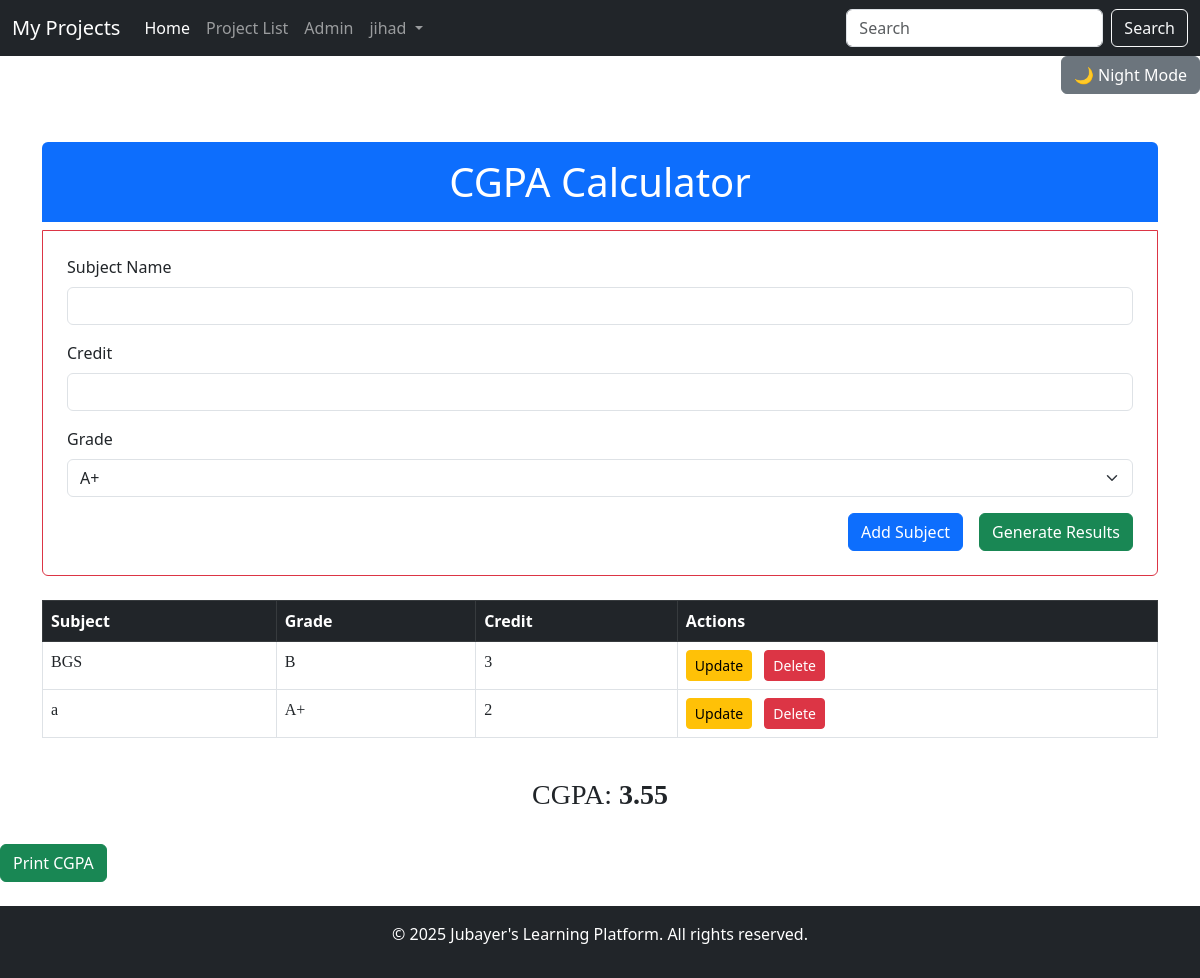
The app's page /cg/ (signed in), older data.
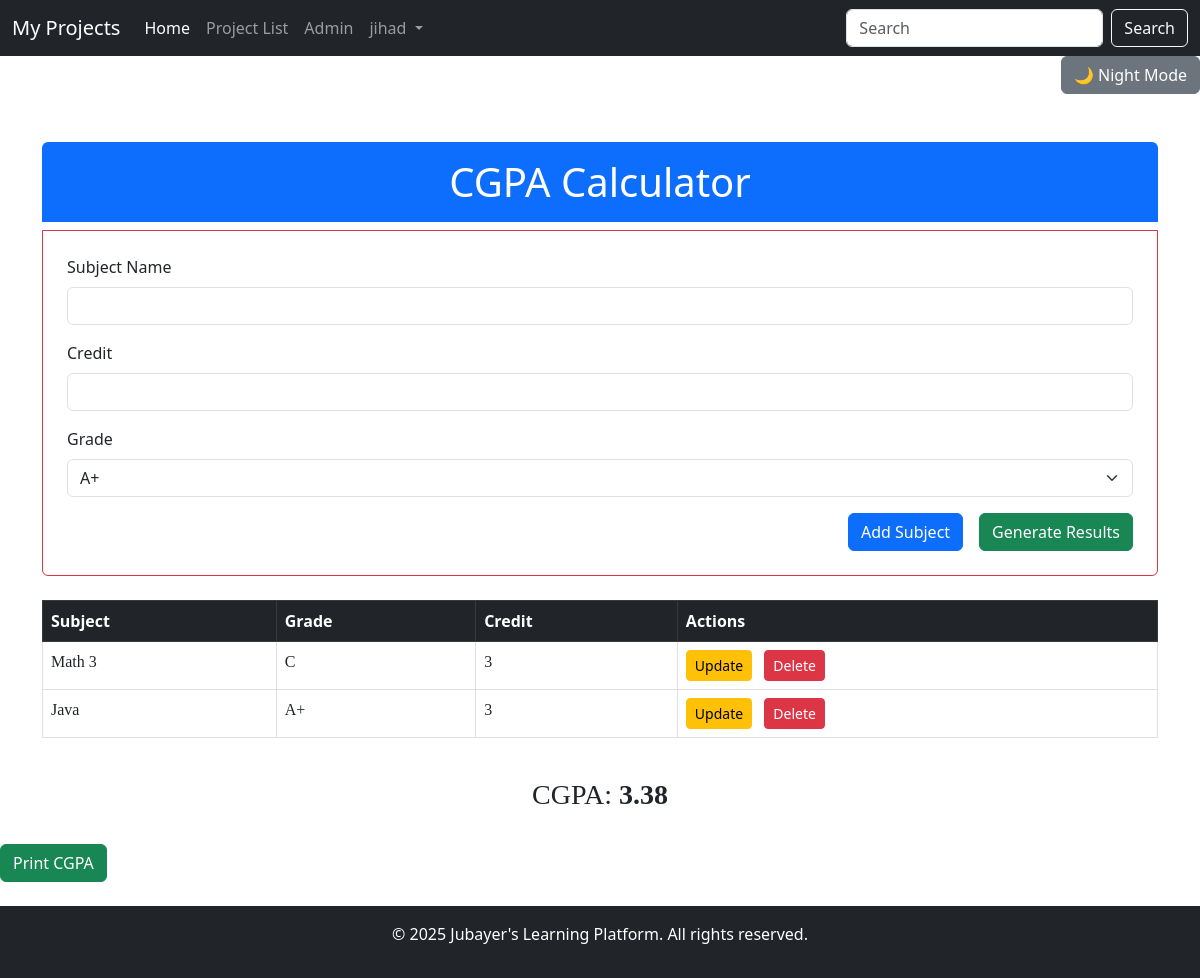
The same page, newer data.
### cgpa/models.py (models this page shows, shortened)
class Subject(models.Model):
    user = models.ForeignKey(User, on_delete=models.CASCADE)
    name = models.CharField(max_length=100)
    credit = models.IntegerField(default=3)
    grade = models.CharField(max_length=2, choices=GRADE_CHOICES, default="A+")
    class Meta:
        ordering = ["-id"]
        verbose_name = "Subject"

### cgpa/views.py (the view, shortened to what this page needs)
# urls.py: path("", views.index, name="index"),
@login_required(login_url="recipe:login")
def index(request):
    subjects = Subject.objects.filter(user=request.user)
    form = SubjectForm()
    total_credit = 0
    total_grade_point = 0
    cgpa = 0
    for subject in subjects:
        total_credit += subject.credit
        total_grade_point += GRADE_POINTS[subject.grade] * subject.credit
        if total_credit != 0:
            cgpa = total_grade_point / total_credit
            cgpa = '{0:.2f}'.format(cgpa)
        else:
            cgpa = 0.0
    context = {
        "subjects": subjects,
        "form": form,
        "cgpa": cgpa,
        "GRADE_POINTS":GRADE_POINTS,
    }
    return render(request, "cgpa/index.html", context)

### cgpa/forms.py
class SubjectForm(forms.ModelForm):
    class Meta:
        model = Subject
        fields = ["name", "credit", "grade"]

### cgpa/templates/cgpa/index.html (shortened to what this page needs)
{% extends "base/base.html" %}
{% block content %}
<div class="mn" id="mn">
    <div class="container mt-5">
        <div class="h1 text-center bg-primary text-white py-3 rounded-top">
            CGPA Calculator
        </div>
        <div class="form-container border border-danger rounded-bottom p-4 ">
            <form method="post" class="needs-validation" novalidate>
                <div class="mb-3">
                    <label for="sub" class="form-label">Subject Name</label>
                    <input type="text" class="form-control" name="sub" id="sub" required>
                </div>
                <div class="mb-3">
                    <label for="credit" class="form-label">Credit</label>
                    <input type="number" class="form-control" name="credit" id="credit" required>
                </div>
                <div class="mb-3">
                    <label for="grade" class="form-label">Grade</label>
                    <select class="form-select" name="grade" id="grade" required>
                        {% for grade in GRADE_POINTS %}
                            <option value="{{ grade }}">{{ grade }}</option>
                        {% endfor %}
                    </select>
                </div>
                <div class="d-grid gap-2 d-md-flex justify-content-md-end">
                    <button type="submit" class="btn btn-primary me-md-2">Add Subject</button>
                    <a href="{% url 'cgpa:result' %}" class="btn btn-success">Generate Results</a>
                </div>
            </form>
        </div>
    </div>
    <div class="container mt-4">
        <div class="table-responsive">
            <table class="table table-bordered table-hover">
                <thead class="table-dark">
                    <tr>
                        <th scope="col">Subject</th>
                        <th scope="col">Grade</th>
                        <th scope="col">Credit</th>
                        <th scope="col">Actions</th>
                    </tr>
                </thead>
                <tbody>
                    {% for subject in subjects %}
                    <tr>
                        <td style="font-family: 'Times New Roman', Times, serif;">{{ subject.name }}</td>
                        <td style="font-family: 'Times New Roman', Times, serif;">{{ subject.grade }}</td>
                        <td style="font-family: 'Times New Roman', Times, serif;">{{ subject.credit }}</td>
                        <td>
                            <a href="{% url 'cgpa:edit_sub' subject.pk %}" class="btn btn-sm btn-warning me-2">Update</a>
                            <a href="{% url 'cgpa:delete' subject.pk %}" class="btn btn-sm btn-danger">Delete</a>
                        </td>
                    </tr>
                    {% endfor %}
                </tbody>
            </table>
        </div>
        <div class="mt-4 text-center">
            <h3 style="font-family: 'Times New Roman', Times, serif;">
                CGPA: <span id="cgpa" class="fw-bold">{{ cgpa }}</span>
            </h3>
        </div>
    </div>
</div>
<br>
<button onclick="myfun('mn')" type="button" class="btn btn-success btn1">Print CGPA</button>
{% endblock %}

### base/templates/base/base.html (shortened to what this page needs)
<!DOCTYPE html>
<html lang="en">
<head>
    <link href="https://cdn.jsdelivr.net/npm/bootstrap@5.3.0/dist/css/bootstrap.min.css" rel="stylesheet">
</head>
<body>
    <nav class="navbar navbar-expand-lg navbar-dark bg-dark">
        <div class="container-fluid">
            <a class="navbar-brand" href="{% url 'base:index' %}">My Projects</a>
            <div class="collapse navbar-collapse" id="navbarNav">
                <ul class="navbar-nav me-auto">
                    <li class="nav-item">
                        <a class="nav-link active" aria-current="page" href="{% url 'base:index' %}">Home</a>
                    </li>
                    <li class="nav-item">
                        <a class="nav-link" href="{% url 'base:index' %}">Project List</a>
                    </li>
                    <li class="nav-item">
                        <a class="nav-link" href="{% url 'base:index' %}admin/">Admin</a>
                    </li>
                    {% if user.is_authenticated %}
                        <li class="nav-item dropdown">
                            <a class="nav-link dropdown-toggle" href="#" id="navbarDropdown" role="button" data-bs-toggle="dropdown" aria-expanded="false">
                                {{ user.username }}
                            </a>
                        </li>
                    {% endif %}
                </ul>
                <form class="d-flex">
                    <input class="form-control me-2" type="search" placeholder="Search" aria-label="Search">
                    <button class="btn btn-outline-light" type="submit">Search</button>
                </form>
            </div>
        </div>
    </nav>
    <div class="text-end mb-4">
        <button id="night-mode-toggle" class="btn btn-secondary">
            🌙 Night Mode
        </button>
    </div>
    {% block content %}
    {% endblock %}
    <footer class="bg-dark text-white text-center py-3 mt-4">
        <p>&copy; 2025 Jubayer's Learning Platform. All rights reserved.</p>
    </footer>
</body>
</html>

Row changes from the older to the newer data that the page shows:
removed Subject: name "BGS", grade "B", credit "3"
removed Subject: name "a", grade "A+", credit "2"
added Subject: name "Math 3", grade "C", credit "3"
added Subject: name "Java", grade "A+", credit "3"
Text that changed along with them:
{{ cgpa }}: "3.55" → "3.38"
